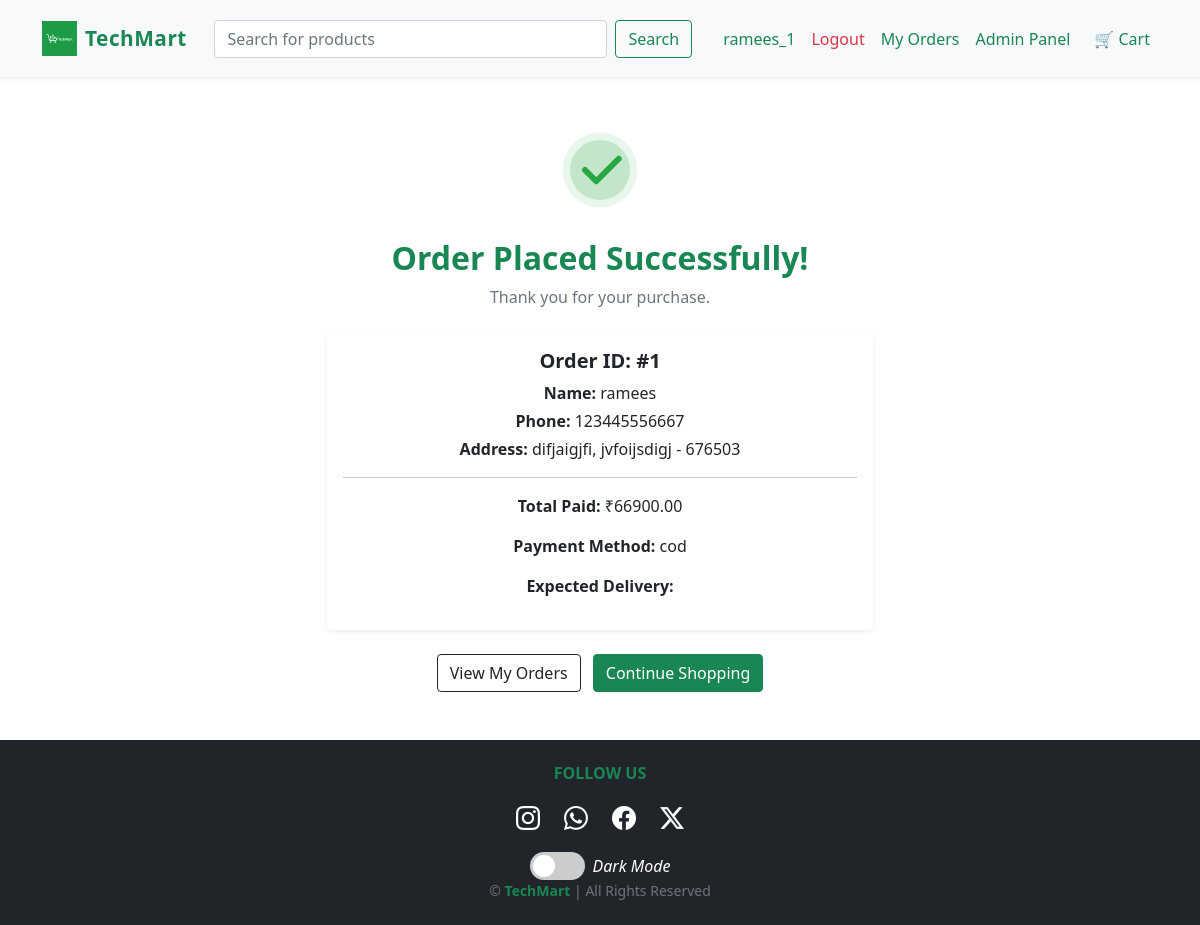
The page /orders/success/1/ (signed in) on the database its author committed.
### orders/models.py (models this page shows, shortened)
class Order(models.Model):
    user = models.ForeignKey(User, on_delete=models.CASCADE)
    full_name = models.CharField(max_length=100)
    address = models.TextField()
    phone = models.CharField(max_length=20)
    city = models.CharField(max_length=50)
    pincode = models.CharField(max_length=10)
    created_at = models.DateTimeField(auto_now_add=True)
    updated_at = models.DateTimeField(auto_now=True)
    total_amount = models.DecimalField(max_digits=10, decimal_places=2)
    estimated_delivery = models.DateField(null=True, blank=True)
    coupon = models.CharField(max_length=50, blank=True, null=True)
    discount_amount = models.DecimalField(max_digits=10, decimal_places=2, default=0)
    razorpay_order_id = models.CharField(max_length=200, blank=True)
    payment_status = models.CharField(max_length=50, default="Pending")
    STATUS_CHOICES = (
        ('pending', 'Pending'),
        ('processing', 'Processing'),
        ('shipped', 'Shipped'),
        ('out_for_delivery', 'Out For Delivery'),
        ('delivered', 'Delivered'),
        ('cancelled', 'Cancelled'),
    )
    status = models.CharField(max_length=20, choices=STATUS_CHOICES, default='pending')
    PAYMENT_METHOD_CHOICES = (
        ('cod', 'Cash On Delivery'),
        ('online', 'Online Payment'),
    )
    payment_method = models.CharField(max_length=20, choices=PAYMENT_METHOD_CHOICES, default='cod')

### orders/views.py (the view)
# urls.py: path('success/<int:order_id>/', views.order_success, name='order_success'),
@login_required
def order_success(request, order_id):
    order = get_object_or_404(Order, id=order_id, user=request.user)
    return render(request, 'orders/order_success.html', {'order': order})

### orders/templates/orders/order_success.html (shortened to what this page needs)
{% extends "core/base.html" %}
{% block content %}
<div class="container text-center my-5">
    <div class="mb-4">
        <svg width="90" height="90" viewBox="0 0 120 120">
            <circle cx="60" cy="60" r="50" fill="#28a745" opacity="0.1" />
            <circle cx="60" cy="60" r="40" fill="#28a745" opacity="0.2" />
            <path d="M40 60 L55 75 L85 45"
                  stroke="#28a745"
                  stroke-width="8"
                  fill="none"
                  stroke-linecap="round"
                  stroke-linejoin="round" />
        </svg>
    </div>
    <h2 class="text-success fw-bold">Order Placed Successfully!</h2>
    <p class="text-muted mb-4">Thank you for your purchase.</p>
    <div class="col-md-6 mx-auto">
        <div class="card shadow-sm border-0">
            <div class="card-body">
                <h5 class="fw-bold">Order ID: #{{ order.id }}</h5>
                <p class="mb-1"><strong>Name:</strong> {{ order.full_name }}</p>
                <p class="mb-1"><strong>Phone:</strong> {{ order.phone }}</p>
                <p class="mb-1"><strong>Address:</strong> {{ order.address }}, {{ order.city }} - {{ order.pincode }}</p>
                <hr>
                <p><strong>Total Paid:</strong> ₹{{ order.total_amount }}</p>
                <p><strong>Payment Method:</strong> {{ order.payment_method }}</p>
                <p><strong>Expected Delivery:</strong>
</p>
            </div>
        </div>
    </div>
    <div class="mt-4">
        <a href="{% url 'order_list' %}" class="btn btn-outline-dark me-2">
            View My Orders
        </a>
        <a href="/" class="btn btn-success">
            Continue Shopping
        </a>
    </div>
</div>
{% endblock %}

### core/templates/core/base.html (shortened to what this page needs)
<!DOCTYPE html>
<html lang="en">
<head>
    {% load static %}
    <link href="https://cdn.jsdelivr.net/npm/bootstrap@5.0.2/dist/css/bootstrap.min.css" rel="stylesheet">
    <link rel="stylesheet" href="https://cdn.jsdelivr.net/npm/bootstrap-icons@1.11.3/font/bootstrap-icons.css">
</head>
<body>
<nav class="navbar navbar-expand-lg navbar-light bg-light shadow-sm py-3">
    <div class="container">
        <a class="navbar-brand d-flex align-items-center" href="{% url 'home' %}">
            <img src="{% static 'images/techmartlogo.png' %}" width="35" height="35" class="me-2">
            <span class="fw-bold text-success">TechMart</span>
        </a>
        <div class="collapse navbar-collapse" id="navbarContent">
            <form class="d-flex mx-auto w-50" action="{% url 'search' %}" method="GET">
    <input class="form-control me-2"
           type="search"
           name="q"
           placeholder="Search for products"
           required>
    <button class="btn btn-outline-success" type="submit">Search</button>
</form>
            <ul class="navbar-nav ms-auto">
                {% if user.is_authenticated %}
<li class="nav-item ">
  <a class="nav-link text-success" href="{% url 'userpanel:profile' %}">{{ user.username }}</a>
</li>
                <li class="nav-item">
                    <form action="{% url 'logout' %}" method="post" class="d-inline">
                        <button type="submit" class="logout-btn nav-link text-danger pt-2">
                            Logout
                        </button>
                    </form>
                </li>
                <li class="nav-item">
                    <a class="nav-link text-success" href="{% url 'order_list' %}">My Orders</a>
                </li>
{% if user.is_staff %}
<li class="nav-item">
  <a class="nav-link text-success" href="{% url 'adminpanel:dashboard' %}">
    Admin Panel
  </a>
</li>
{% endif %}
                {% endif %}
                <li class="nav-item ms-2">
                    <a class="nav-link fw-semibold text-success" href="{% url 'cart_detail' %}">
                        🛒 Cart
                    </a>
                </li>
            </ul>
        </div>
    </div>
</nav>
<div class="container mt-4">
    {% block content %}{% endblock %}
</div>
<footer class="bg-dark text-white text-center py-4 mt-5">
    <div class="container">
        <h6 class="text-uppercase fw-bold text-success mb-3">Follow Us</h6>
        <div class="d-flex justify-content-center gap-4 mb-3">
            <a class="text-white fs-4" href="#"><i class="bi bi-instagram"></i></a>
            <a class="text-white fs-4" href="#"><i class="bi bi-whatsapp"></i></a>
            <a class="text-white fs-4" href="#"><i class="bi bi-facebook"></i></a>
            <a class="text-white fs-4" href="#"><i class="bi bi-twitter-x"></i></a>
        </div>
<div class="theme-switch-wrapper mt-3">
    <label class="theme-switch" for="themeCheckbox">
        <span class="slider round"></span>
    </label>
    <em class="ms-2">Dark Mode</em>
</div>
        <p class="mb-0 small text-muted">
            © {{ now|date:"Y" }} <span class="text-success fw-bold">TechMart</span> | All Rights Reserved
        </p>
    </div>
</footer>
</body>
</html>

### core/templates/core/base.html (style rules this page uses)
.navbar-brand span { font-size: 1.3rem; letter-spacing: 0.5px; }
.nav-link { transition: color 0.2s ease-in-out; }
.logout-btn { text-decoration: none; border: none; padding: 0; background: transparent; }
body.light-mode { background: #ffffff; color: #212529; }
.navbar, .card, .modal-content, .list-group-item { transition: 0.3s; }
.theme-switch-wrapper { display: flex; align-items: center; justify-content: center; }
.theme-switch { position: relative; display: inline-block; width: 55px; height: 28px; }
.slider { position: absolute; cursor: pointer; top: 0; left: 0; right: 0; bottom: 0; background-color: #ccc; transition: .4s; border-radius: 34px; }
.slider:before { position: absolute; content: ""; height: 22px; width: 22px; left: 3px; bottom: 3px; background-color: white; transition: .4s; border-radius: 50%; }
.slider.round { border-radius: 34px; }

### rows shown on the page
Order: id "1", full_name "ramees", phone "123445556667", address "difjaigjfi", city "jvfoijsdigj", pincode "676503", total_amount "66900.00", payment_method "cod"

### other values the page prints
{{ user.username }} "ramees_1"
